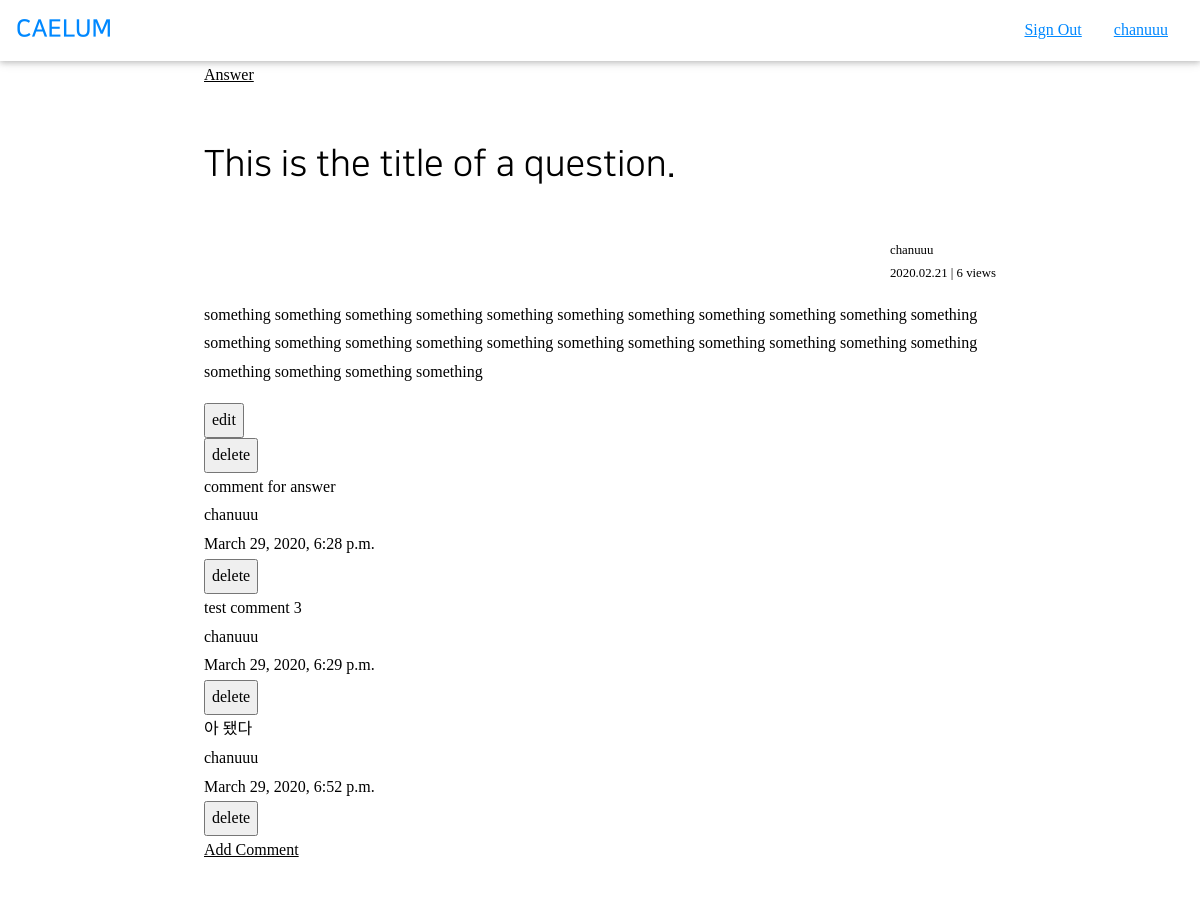
The page /article/2/ (signed in, upper part) on the database as committed earlier.
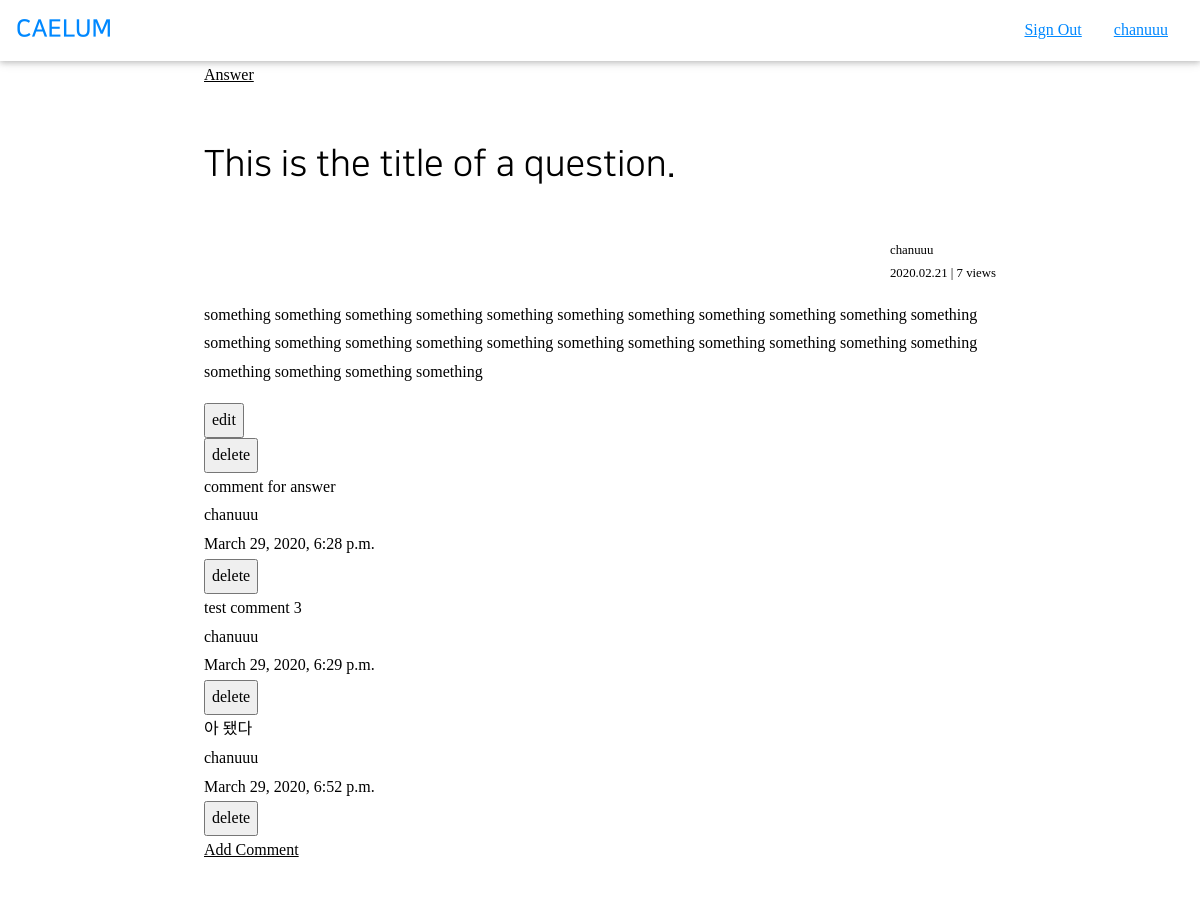
The same page on the database as committed later.
### air/models.py (models this page shows, shortened)
class Article(models.Model):
    author = models.ForeignKey(
        User,
        on_delete=models.CASCADE,
    )
    content = MarkdownxField()
    tags = TaggableManager(
        blank=True,
    )
    date_created = models.DateTimeField(
        auto_now_add=True,
    )
    hit_count = models.IntegerField(
        default=0,
    )
    is_answer = models.BooleanField(
        default=False,
    )
    parent = models.ForeignKey(
        'self',
        blank=True,
        null=True,
        on_delete=models.CASCADE,
        related_name='answers',
    )
    accepted = models.BooleanField(
        default=False,
    )
    def get_title(self):
        return self.content.split('\n')[0].replace('#', '').strip()
    def get_content(self):
        return ''.join(self.content.split('\n')[1:])
    class Meta:
        ordering = ['-date_created']

### accounts/models.py (models this page shows, shortened)
class User(AbstractBaseUser):
    email = models.EmailField(
        max_length=255,
        unique=True,
    )
    portal_id = models.CharField(
        max_length=10,
        unique=True,
        null=True,
    )
    name = models.CharField(
        max_length=30,
        null=True,
    )
    dept_major = models.CharField(
        max_length=50,
        null=True,
    )
    username = models.SlugField(
        max_length=30,
        null=True,
    )
    is_email_verified = models.BooleanField(default=False)
    is_active = models.BooleanField(default=True)
    is_admin = models.BooleanField(default=False)
    objects = UserManager()
    USERNAME_FIELD = 'email'
    REQUIRED_FIELD = [
    ]

### air/views.py (the view)
# urls.py: path('article/<int:pk>/', views.article, name='article'),
@login_required
def article(request, pk):
    user = request.user
    article = get_object_or_404(Article, pk=pk)
    if article.is_answer == True:  # answer -> redirect to question
        question = article.parent
        return redirect('air:article', pk=question.pk)
    else:  # question
        answers = article.answers
        form = CommentCreationForm()
        context = {
            'user': user,
            'article': article,
            'answers': answers,
            'form': form,
        }
        try:
            return render(request, 'air/article.html', context)
        finally:
            hit_logs = ArticleHitCount.objects.filter(
                user=user,
                article=article,
                date__lte=date.today(),
                date__gte=date.today()
            )
            if hit_logs.count() == 0:
                hits = ArticleHitCount(user=user, article=article)
                hits.save()
                article.hit_count += 1
                article.save()

### air/forms.py (shortened to what this page needs)
class CommentCreationForm(forms.ModelForm):
    content = forms.CharField(widget=forms.TextInput(attrs={
        'id': 'comment_content',
    }))
    def __init__(self, data=None, files=None, auto_id='id_%s', prefix=None, initial=None, error_class=ErrorList, label_suffix=None, empty_permitted=False, instance=None, use_required_attribute=None, renderer=None, parant=None, author=None):
        super().__init__(data=data, files=files, auto_id=auto_id, prefix=prefix, initial=initial, error_class=error_class, label_suffix=label_suffix, empty_permitted=empty_permitted, instance=instance, use_required_attribute=use_required_attribute, renderer=renderer)
        self.parent = parant
        self.author = author
    class Meta:
        model = Comment
        fields = ('content',)

### air/templatetags/markdown_extras.py (called while the page is built)
@register.filter()
@stringfilter
def markdown(value):
    return md.markdown(value, extensions=['markdown.extensions.fenced_code'])

### air/templates/air/article.html (shortened to what this page needs)
{% extends 'air/account_widget.html' %}
{% load markdown_extras %}
{% block content %}
<div class=" acw3-container acw3-max-width-840 acw3-min-height-100">
  <a href="{% url 'air:answer' article.pk %}">Answer</a>
  <div class=" acw3-padding-32">
    <h1>{{ article.get_title}}</h1>
  </div>
  <div class=" acw3-bar">
    <small class=" acw3-right"
      >{{ article.author.username }} <br />
      {{ article.date_created | date:'Y.m.d'}} | {{ article.hit_count }}
      views</small
    >
  </div>
  <div>
    {{ article.get_content | markdown | safe }}
  </div>
  <div>
     {% if article.author == user %}
    <form action="{% url 'air:edit_article' article.pk %}" method="GET">
      <input type="submit" value="edit" />
    </form>
    <form action="{% url 'air:del_article' article.pk %}" method="POST">
      <input type="submit" value="delete" />
    </form>
    {% endif %}
    <div id="comments">
      {% for comment in article.comments.all %}
      <div>
        {{ comment.content }} <br />
        {{ comment.author.username }} <br />
        {{ comment.date_created }} {% if comment.author == user %}
        <form action="{% url 'air:del_comment' comment.pk %}" method="POST">
          <input type="submit" value="delete" />
        </form>
        {% endif %}
      </div>
      {% endfor %}
      <a
        href="javascript:void(0)"
        onclick="add_comment(this)"
        class="add_comment"
        >Add Comment</a
      >
    </div>
    <br />
  </div>
  {% for answer in answers.all %}
  <div class=" acw3-padding-32">
  </div>
  {% endfor %}
</div>
{% endblock %}

Rows that differ between the two databases and show on the page:
changed Article "This is the title of a question.": hit_count "6" → "7"
